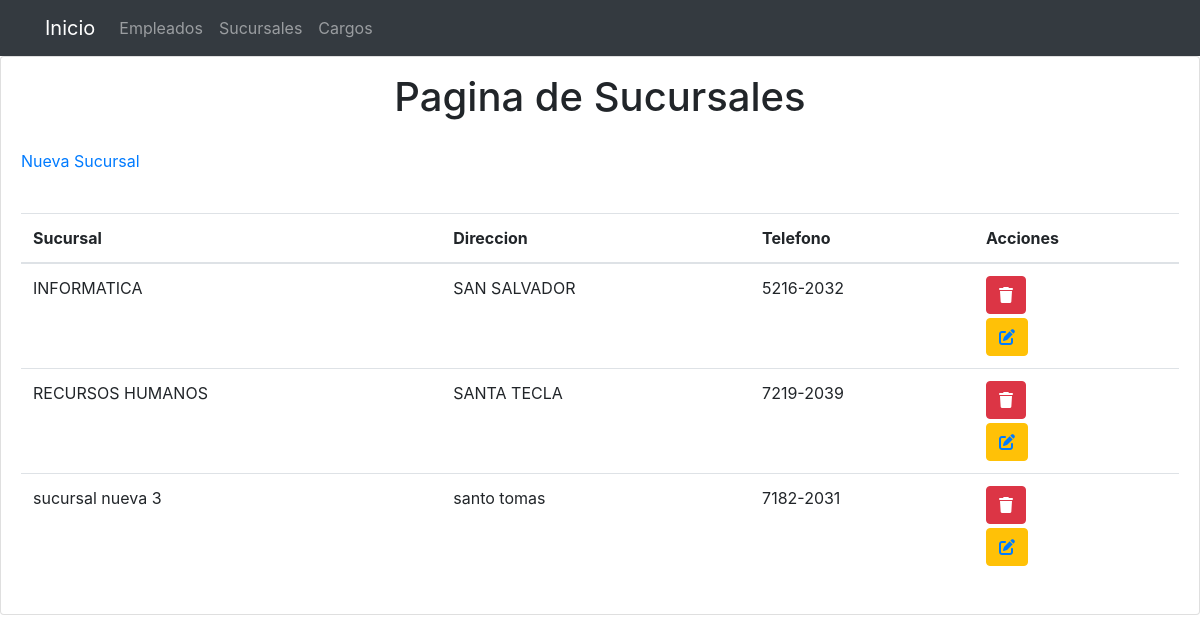
/index.php/sucursal, run on the app's committed database.
### tables this page shows
CREATE TABLE `sucursal` (
  `ID_SUCURSAL` int(11) NOT NULL,
  `ID_CARGO` int(11) DEFAULT NULL,
  `NOMBRE_SUCURSAL` varchar(100) DEFAULT NULL,
  `DIRECCION_SUCURSAL` varchar(300) DEFAULT NULL,
  `TELEFONO_SUCURSAL` varchar(30) DEFAULT NULL
);

### application/controllers/Sucursal.php (called while the page is built, shortened)
<?php
class Sucursal extends CI_Controller{
	public function __construct(){
		$this->load->helper("form");
		$this->load->model("Sucursal_model");
		$this->load->model("Cargo_model");
	}
	public function index(){
		$data['sucursales'] = $this->Sucursal_model->getAllSucursal();
		$this->load->view("sucursales/index_sucursal",$data);
	}
}

### index.php (called while the page is built, shortened)
<?php
require_once BASEPATH.'core/CodeIgniter.php';

### application/models/Sucursal_model.php (called while the page is built, shortened)
<?php
class Sucursal_model extends CI_Model{
	public function getAllSucursal(){
		$this->db->select("*");
		$this->db->from("SUCURSAL");
		$this->db->order_by("ID_SUCURSAL","ASC");
		return $result = $this->db->get()->result_array();
	}
}

### application/views/sucursales/index_sucursal.php (the view, shortened to what this page needs)
<!DOCTYPE html>
<html>
<head>
	<link rel="stylesheet" href="<?php echo base_url('assets/css/bootstrap.min.css'); ?>">
	<link rel="stylesheet" href="https://cdnjs.cloudflare.com/ajax/libs/font-awesome/6.4.2/css/all.min.css" />  <script src="https://cdn.jsdelivr.net/npm/axios/dist/axios.min.js"></script>
</head>
<body>
<?php $this->load->view("nav.php") ?>
	<div class="card">
		<div class="text text-center">
			<b><h1 class="mt-3">Pagina de Sucursales</h1></b>
		</div>
	<div class="card-body">
		<a class="mt-3" href="<?php echo base_url(); ?>index.php/sucursal/newSucursal">Nueva Sucursal</a>
	</div>
		<div class="card-body">
			<table class="table">
			  <thead>
			    <tr>
			      <th scope="col">Sucursal</th>
			      <th scope="col">Direccion</th>
			      <th scope="col">Telefono</th>
			      <th scope="col">Acciones</th>
			    </tr>
			  </thead>
			  <tbody>
			  	<?php foreach ($sucursales as $sucursal): ?>
				    <tr>
				      <td><?php echo $sucursal['NOMBRE_SUCURSAL']; ?></td>
				      <td><?php echo $sucursal['DIRECCION_SUCURSAL']; ?>
				      <td><?php echo $sucursal['TELEFONO_SUCURSAL']; ?></td>
				      <td><a
                               class="btn btn-xs btn-danger btn-icon-text btn-rounded btn-fw mb-1"
                               href="<?php echo base_url("/index.php/sucursal/delete/".$sucursal['ID_SUCURSAL']); ?>"
                               data-toggle="tooltip" data-placement="top" title data-original-title="Eliminar" title="Eliminar">
                               <i class="fa-solid fa-trash"></i><br>
                           </a>
                            <?php
                                $attributes = array('method' => 'POST');
                                $hidden = array('idSucursal' => $sucursal['ID_SUCURSAL']);
                                echo form_open('sucursal/edit',$attributes,$hidden);
                                echo
                                    '<button type="submit" class="btn btn-xs btn-warning" data-toggle="tooltip" data-placement="top" title data-original-title="Editar">
                                        <i class="fas fa-edit text-primary"></i>
                                    </button><br>';
                                echo form_close();
                            ?>
                      </td>
				    </tr>
				<?php endforeach; ?>
			  </tbody>
			</table>
		</div>
	</div>
</body>
</html>

### application/views/nav.php (shortened to what this page needs)
<nav class="navbar navbar-expand-lg navbar-dark bg-dark">
    <div class="container">
        <a class="navbar-brand" href="<?php echo base_url(); ?>index.php/index/index">Inicio</a>
        <div class="collapse navbar-collapse" id="navbarNav">
            <ul class="navbar-nav">
                <li class="nav-item">
                    <a class="nav-link" href="<?php echo base_url(); ?>index.php/empleados/index">Empleados</a>
                </li>
                <li class="nav-item">
                    <a class="nav-link" href="<?php echo base_url(); ?>index.php/sucursal/index">Sucursales</a>
                </li>
                <li class="nav-item">
                    <a class="nav-link" href="<?php echo base_url(); ?>index.php/cargos/index">Cargos</a>
                </li>
            </ul>
        </div>
    </div>
</nav>

### data on the page
sucursal: NOMBRE_SUCURSAL "INFORMATICA", DIRECCION_SUCURSAL "SAN SALVADOR", TELEFONO_SUCURSAL "5216-2032"
sucursal: NOMBRE_SUCURSAL "RECURSOS HUMANOS", DIRECCION_SUCURSAL "SANTA TECLA", TELEFONO_SUCURSAL "7219-2039"
sucursal: NOMBRE_SUCURSAL "sucursal nueva 3", DIRECCION_SUCURSAL "santo tomas", TELEFONO_SUCURSAL "7182-2031"
